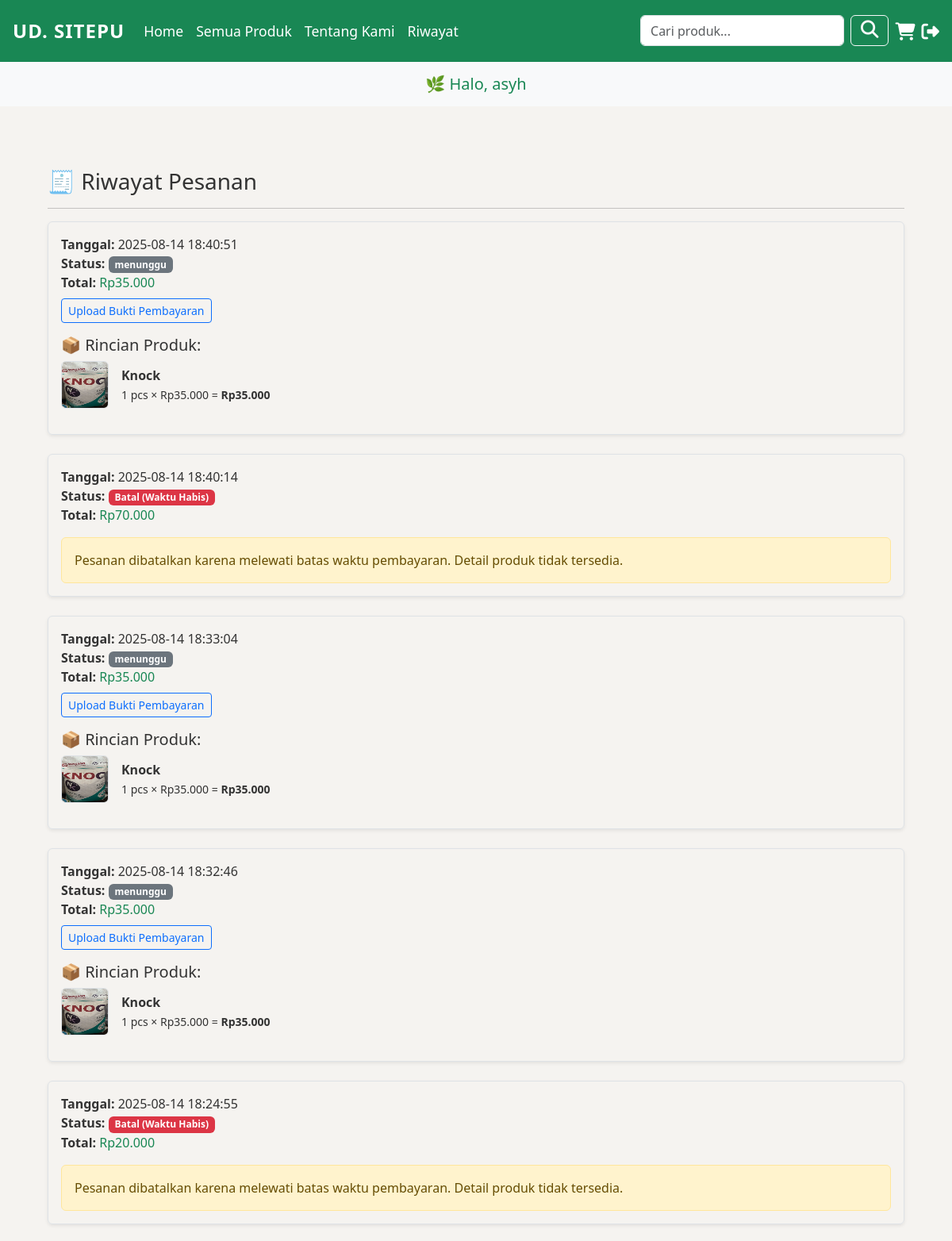
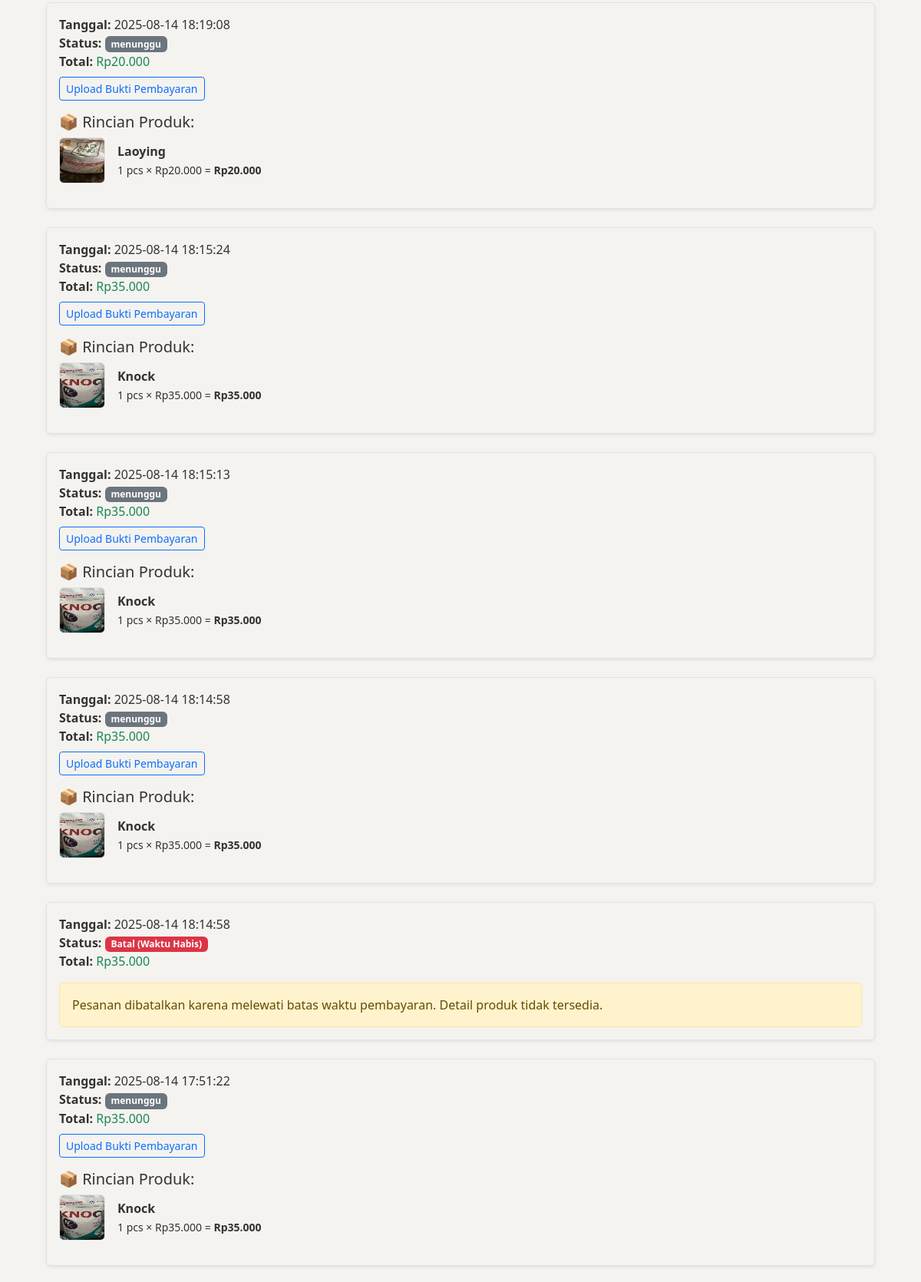
Page /pelanggan/riwayat.php (signed in, upper part) on the committed database (2 pictures, top to bottom).
### tables this page shows
CREATE TABLE `order_items` (
  `id` int(11) NOT NULL,
  `order_id` int(11) DEFAULT NULL,
  `product_id` int(11) DEFAULT NULL,
  `qty` int(11) DEFAULT NULL,
  `price` int(11) DEFAULT NULL
);

CREATE TABLE `products` (
  `id` int(11) NOT NULL,
  `name` varchar(100) DEFAULT NULL,
  `price` int(11) DEFAULT NULL,
  `stock` int(11) DEFAULT NULL,
  `image` varchar(255) DEFAULT NULL
);

### pelanggan/riwayat.php (the view, shortened to what this page needs)
<?php
include 'inc/db.php';
include 'inc/header.php';
$user_id = $_SESSION['user_id'];
$sql = "
  (
    SELECT
      o.id,
      o.customer_name,
      o.total,
      o.status,
      o.created_at,
      'orders' AS source
    FROM orders o
    WHERE o.user_id = ?
  )
  UNION ALL
  (
    SELECT
      ot.id,
      ot.customer_name,
      ot.total,
      ot.status,
      ot.created_at,
      'temp' AS source
    FROM orders_temp ot
    WHERE ot.user_id = ? AND ot.status = 'batal'
  )
  ORDER BY created_at DESC
";
$stmt = $conn->prepare($sql);
$stmt->bind_param("ii", $user_id, $user_id);
if (!$stmt->execute()) {
    echo "Query error: " . $stmt->error;
    exit;
}
$result = $stmt->get_result();
?>
<div class="container mt-4">
  <h3>🧾 Riwayat Pesanan</h3>
  <hr>
  <?php if ($result->num_rows > 0): ?>
    <?php while ($order = $result->fetch_assoc()): ?>
      <div class="mb-4 p-3 border rounded shadow-sm">
        <strong>Tanggal:</strong> <?= htmlspecialchars($order['created_at']) ?><br>
        <strong>Status:</strong>
        <?php if ($order['source'] === 'temp' && $order['status'] === 'batal'): ?>
          <span class="badge bg-danger">Batal (Waktu Habis)</span>
        <?php else: ?>
          <span class="badge bg-secondary"><?= htmlspecialchars($order['status']) ?></span>
        <?php endif; ?>
        <br>
        <strong>Total:</strong>
        <span class="text-success">Rp<?= number_format($order['total'], 0, ',', '.') ?></span><br>
        <?php if ($order['source'] === 'orders'): ?>
          <?php if ($order['status'] === 'menunggu'): ?>
            <a href="upload_bukti.php?order_id=<?= $order['id'] ?>" class="btn btn-sm btn-outline-primary mt-2">
              Upload Bukti Pembayaran
            </a>
          <?php endif; ?>
          <h5 class="mt-3 mb-2">📦 Rincian Produk:</h5>
          <ul class="list-unstyled">
            <?php
              $order_id = (int)$order['id'];
              $items = $conn->query("
                SELECT oi.*, p.name, p.image
                FROM order_items oi
                LEFT JOIN products p ON oi.product_id = p.id
                WHERE oi.order_id = $order_id
              ");
              while ($item = $items->fetch_assoc()):
                  $qty = (int)$item['qty'];
                  $subtotal = (int)$item['price'];
                  $harga_satuan = ($qty != 0) ? ($subtotal / $qty) : 0;
            ?>
            <li class="d-flex align-items-center mb-3">
              <?php if (!empty($item['image'])): ?>
                <img src="../uploads/<?= $item['image'] ?>" width="60" height="60" class="me-3 rounded border">
              <?php else: ?>
                <div style="width:60px; height:60px;" class="me-3 bg-secondary rounded"></div>
              <?php endif; ?>
              <div>
                <strong><?= htmlspecialchars($item['name']) ?></strong><br>
                <small>
                  <?= $qty ?> pcs × Rp<?= number_format($harga_satuan, 0, ',', '.') ?>
                  = <strong>Rp<?= number_format($subtotal, 0, ',', '.') ?></strong>
                </small>
              </div>
            </li>
            <?php endwhile; ?>
          </ul>
        <?php else: ?>
          <div class="mt-3 alert alert-warning mb-0">
            Pesanan dibatalkan karena melewati batas waktu pembayaran. Detail produk tidak tersedia.
          </div>
        <?php endif; ?>
      </div>
    <?php endwhile; ?>
  <?php else: ?>
    <p>Tidak ada riwayat pesanan.</p>
  <?php endif; ?>
</div>
<?php include 'inc/footer.php'; ?>

### pelanggan/assets/css/style.css (style rules this page uses)
body { font-family: 'Segoe UI', sans-serif; background-color: #f9f9f9; margin: 0; padding: 0; color: #333; }
a { text-decoration: none; color: inherit; }
.container { max-width: 1140px; margin: 0 auto; padding: 15px; }

### pelanggan/inc/header.php (style rules this page uses)
body { background-color: #f5f3f0; }

### rows in the picture
order_items: product.image (picture), product.name "Knock", qty "1", harga_satuan "35.000", price "35.000"
order_items: product.image (picture), product.name "Knock", qty "1", harga_satuan "35.000", price "35.000"
order_items: product.image (picture), product.name "Knock", qty "1", harga_satuan "35.000", price "35.000"
order_items: product.image (picture), product.name "Laoying", qty "1", harga_satuan "20.000", price "20.000"
order_items: product.image (picture), product.name "Knock", qty "1", harga_satuan "35.000", price "35.000"
order_items: product.image (picture), product.name "Knock", qty "1", harga_satuan "35.000", price "35.000"
order_items: product.image (picture), product.name "Knock", qty "1", harga_satuan "35.000", price "35.000"
order_items: product.image (picture), product.name "Knock", qty "1", harga_satuan "35.000", price "35.000"

### other values in the picture
$_SESSION['username'] "asyh"
$order['created_at'] "2025-08-14 18:40:51"
$order['status'] "menunggu"
$order['total'] "35.000"
$order['created_at'] "2025-08-14 18:40:14"
$order['total'] "70.000"
$order['created_at'] "2025-08-14 18:33:04"
$order['created_at'] "2025-08-14 18:32:46"
$order['created_at'] "2025-08-14 18:24:55"
$order['total'] "20.000"
$order['created_at'] "2025-08-14 18:19:08"
$order['created_at'] "2025-08-14 18:15:24"
$order['created_at'] "2025-08-14 18:15:13"
$order['created_at'] "2025-08-14 18:14:58"
$order['created_at'] "2025-08-14 17:51:22"
